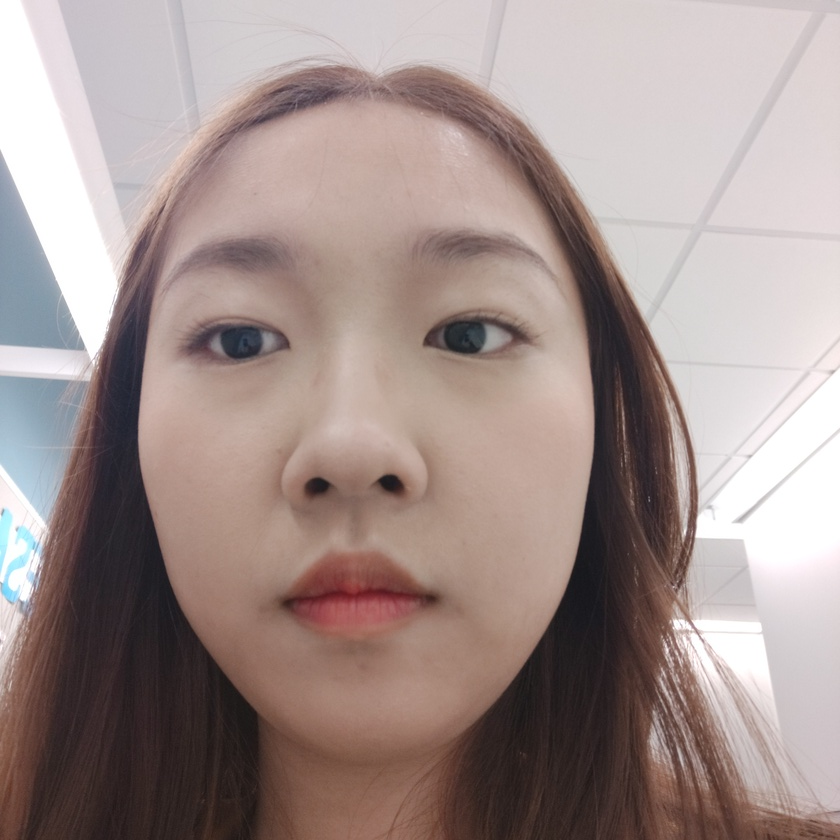
#> input picture yuechen6/wyc7.jpg, 840 x 840 px, shrunk from 4312 x 4312 before the run
$ jupyter execute --allow-errors 'Final Project.ipynb'   (older library calls are emulated)
#> lines starting #> are read from the running program, lines starting #| are printed output that depends on the picture; after the words box and inside, x2 and y2 are one past the last pixel; in counts of white or black regions, pixels touching at a corner belong together
[cell 1]
import numpy as np
import cv2 as cv
import matplotlib.pyplot as plt
face_cascade = cv.CascadeClassifier('C:\\Users\\wangy\\Anaconda2\\Lib\\site-packages\\cv2\\data\\haarcascade_frontalface_default.xml')
eye_cascade = cv.CascadeClassifier('C:\\Users\\wangy\\Anaconda2\\Lib\\site-packages\\cv2\\data\\haarcascade_eye.xml')
print ('fail: ', eye_cascade.empty(),(face_cascade.empty()))
imgEye = []
img = cv.imread('wyc7.jpg')
#> img is the input picture: shape (840, 840, 3); mean B, G, R 141.2, 144.7, 161.4
gray = cv.cvtColor(img, cv.COLOR_BGR2GRAY)
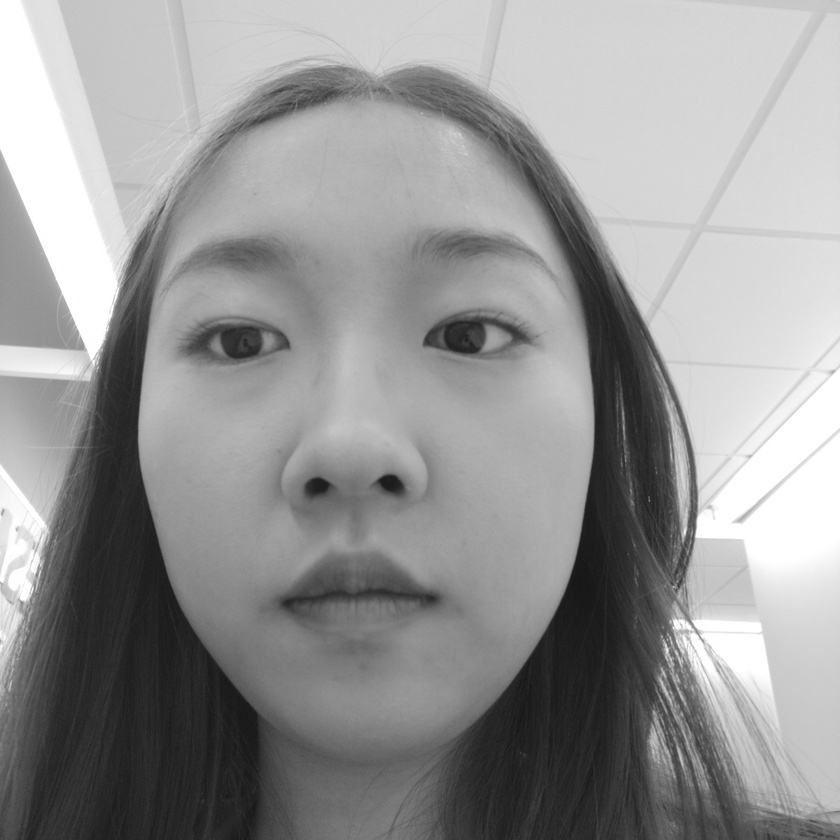
#> gray: shape (840, 840); min 21, max 255, mean 149.3
plt.imshow(gray,cmap='gray')

[cell 2]
faces = face_cascade.detectMultiScale(gray, 1.3, 5)
#> faces = [[64, 111, 599, 599]]

for (x,y,w,h) in faces:
    cv.rectangle(img,(x,y),(x+w,y+h),(255,0,0),2)
    roi_gray = gray[y:y+h, x:x+w]
    plt.imshow(roi_gray,cmap='gray')
    roi_color = img[y:y+h, x:x+w]
    eyes = eye_cascade.detectMultiScale(roi_gray)
    for (ex,ey,ew,eh) in eyes:
        cv.rectangle(roi_gray,(ex,ey),(ex+ew,ey+eh),(0,255,0),2)
        imgEye.append(roi_color[ey:ey+eh, ex:ex+ew])
        print((ex,ey,ew,eh))
        cropimg = roi_gray[ey:(ey+eh),ex:(ex+ew)]
#> this loop made 1 pass
#| (294, 344, 58, 58)
#| (111, 177, 107, 107)
#| (218, 350, 70, 70)
#| (332, 153, 138, 138)
#| (196, 395, 169, 169)
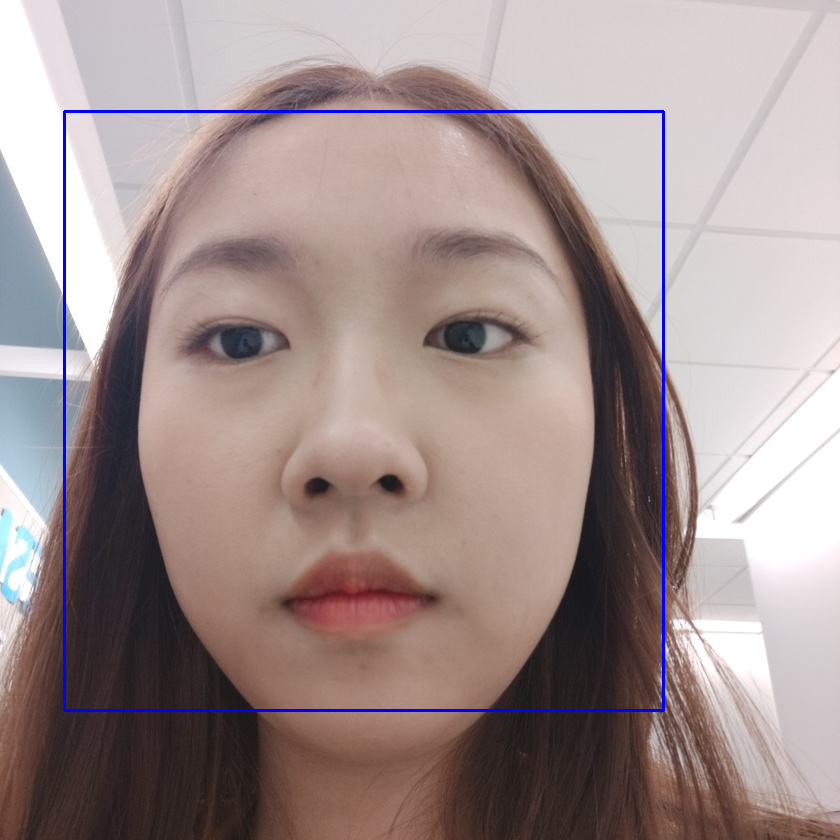
#> img: shape (840, 840, 3); 1.02% of pixels changed, all inside (x1, y1, x2, y2) = (63, 110, 665, 712)
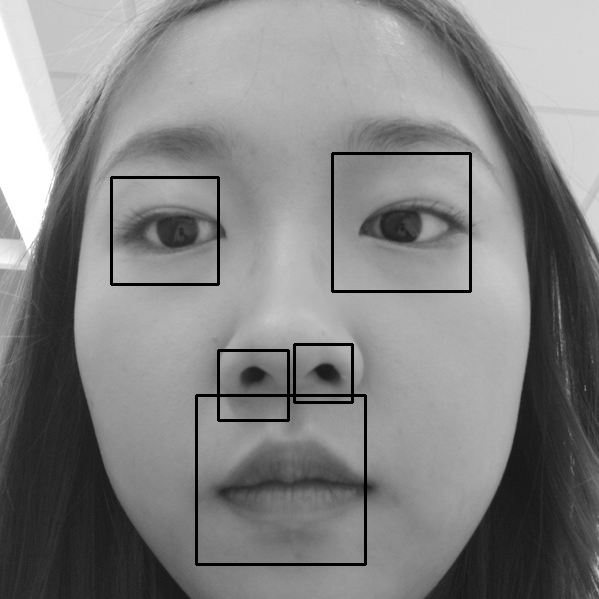
#> roi_gray: shape (599, 599); min 0, max 255, mean 131.4
#> after the loop, imgEye = 5 items
for i in range (len(imgEye)):
    plt.figure()
    plt.imshow(imgEye[i], cmap='gray')
#> this loop made 5 passes
plt.imshow(img,cmap='gray')
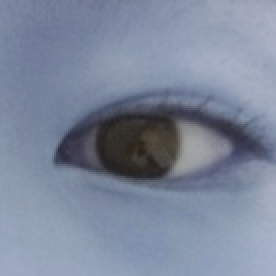
#> shown: shape (138, 138, 3) (shown 2 times larger); mean R, G, B 125.1, 135.5, 155.8
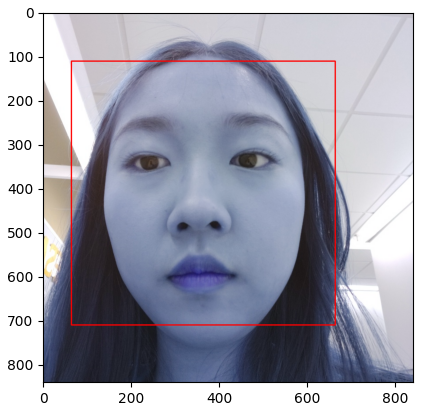
#> figure drawn by matplotlib, 1 panel; B, G, R data is drawn as R, G, B

[cell 3]
from scipy import signal

# eye corner filter
left_corner_filter = np.array([[-1, -1, -1, 1, 1, 1], [-1, -1, -1, -1, 1, 1],[-1, -1, -1, -1, -1, 1],[1,1,1,1,1,1]])
right_corner_filter = np.array([[1,1,1,-1,-1,-1],[1,1,-1,-1,-1,-1],[1,-1,-1,-1,-1,-1],[1,1,1,1,1,1]])

right_eye = cv.cvtColor(imgEye[0], cv.COLOR_BGR2GRAY)
left_eye = cv.cvtColor(imgEye[1], cv.COLOR_BGR2GRAY)
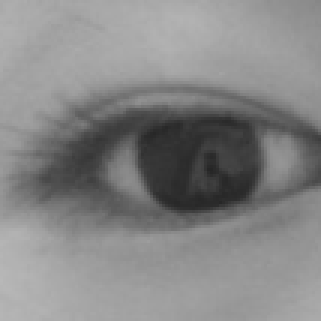
#> left_eye: shape (107, 107) (shown 3 times larger); min 37, max 184, mean 133.8
print(right_eye)
#> (printed output is left out)
print(np.argmax(right_eye))
#| 47

# right eye : imgEye[1]
# left eye : imgEye[2]
left_eye_l = left_eye[:,:np.int(left_eye.shape[1]*0.25)]
left_eye_r = left_eye[:,np.int(left_eye.shape[1]*0.25):]
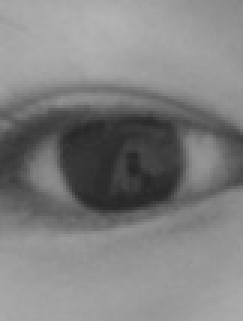
#> left_eye_r: shape (107, 81) (shown 3 times larger); min 37, max 179, mean 128.4

# [6 lines of commented-out code are left out]

right_eye_r = right_eye[:,np.int(right_eye.shape[1]*0.8):right_eye.shape[1]]
right_eye_l = right_eye[:,0:np.int(right_eye.shape[1]*0.8)]
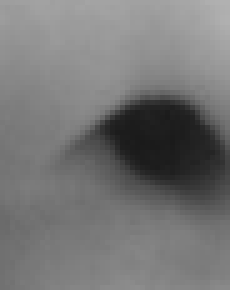
#> right_eye_l: shape (58, 46) (shown 5 times larger); min 26, max 177, mean 117.1

filtered_right = signal.convolve2d(right_eye_r, right_corner_filter,mode='valid')
plt.imshow(filtered_right,cmap='gray')
maxpr = np.array([(int) (np.argmax(filtered_right)/filtered_right.shape[1]), np.argmax(filtered_right)%filtered_right.shape[1]])
#> maxpr = [32, 0]
fig, ax = plt.subplots(1)
ax.imshow(filtered_right,cmap='gray')
ax.add_patch(plt.Circle((maxpr[1], maxpr[0]), radius=2, color='red'))
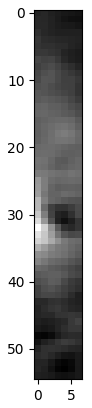
#> figure drawn by matplotlib, 1 panel

[cell 4]
lap_r = cv.Laplacian(right_eye,cv.CV_64F)
gradx_r = (cv.Sobel(right_eye_l,cv.CV_64F,1,0,ksize=5))
grady_r = cv.Sobel(right_eye_l,cv.CV_64F,0,1,ksize=5)
plt.imshow(gradx_r, cmap='gray')
grad_r = np.sqrt(gradx_r**2+grady_r**2)


# [7 lines of commented-out code are left out]

[cell 5]
d = right_eye*0.4
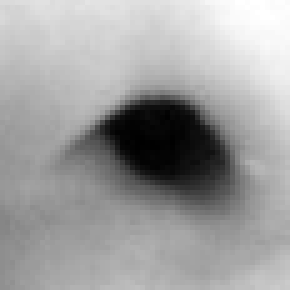
#> d: shape (58, 58) float64 (shown 5 times larger); min 10.4, max 72, mean 49; drawn with min black and max white

plt.figure()
fig, ax = plt.subplots(1)
#> (the rest of this cell did not finish here and is left out)

$ run again, with yuechen6/wyc2.jpg copied over yuechen6/wyc7.jpg
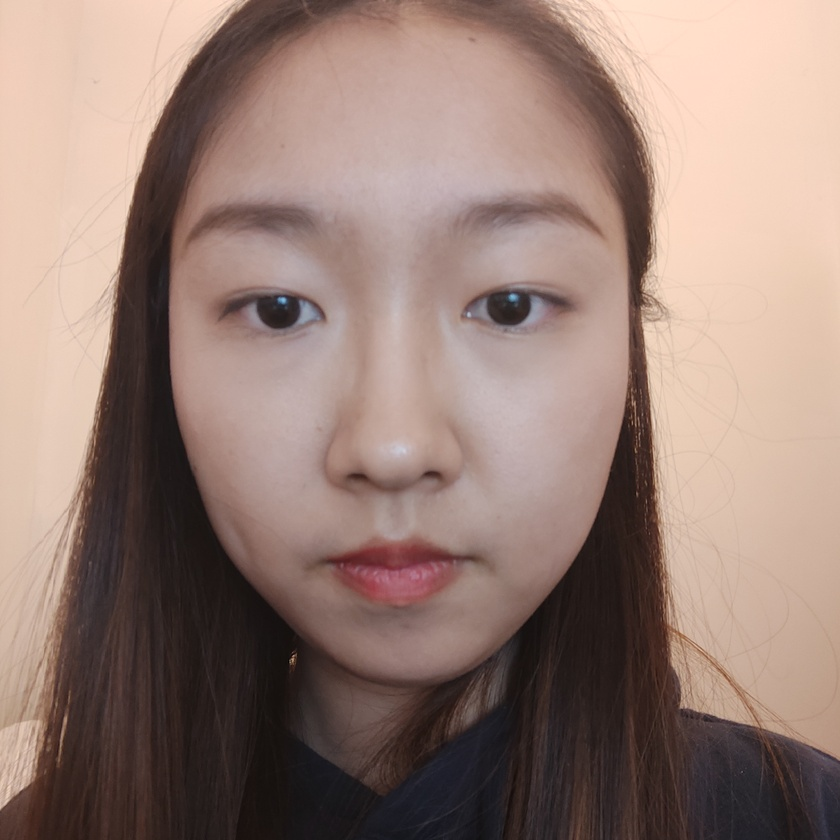
#> input picture yuechen6/wyc2.jpg, 840 x 840 px, shrunk from 4352 x 4352 before the run
#> img is the input picture: shape (840, 840, 3); mean B, G, R 117, 126.3, 150.5
#> faces = [[92, 69, 604, 604]]
#> the loop `for (x,y,w,h) in faces:` made 1 pass
#> (printed output is left out)
#> after the loop `for (x,y,w,h) in faces:`:
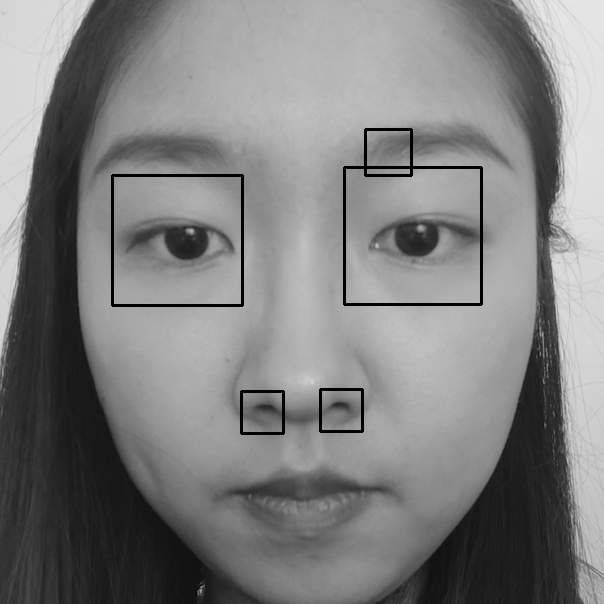
#> roi_gray: shape (604, 604); min 0, max 234, mean 127
#> after the loop `for (x,y,w,h) in faces:`: imgEye = 5 items
#> the loop `for i in range (len(imgEye)):` made 5 passes
#> (printed output is left out)
#| 41
#> filtered_right = 39 rows, first 6: [47, 42, 42, 47], [59, 57, 56, 56], [63, 61, 58, 56], [63, 59, 57, 54], [69, 67, 63, 59], [87, 81, 72, 67]
#> maxpr = [15, 0]
#> `d = right_eye*0.4`:
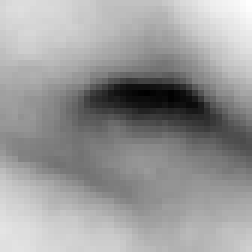
#> d: shape (42, 42) float64 (shown 6 times larger); min 15.6, max 65.2, mean 45.6; drawn with min black and max white

$ run again, with yuechen6/wyc3.jpg copied over yuechen6/wyc7.jpg
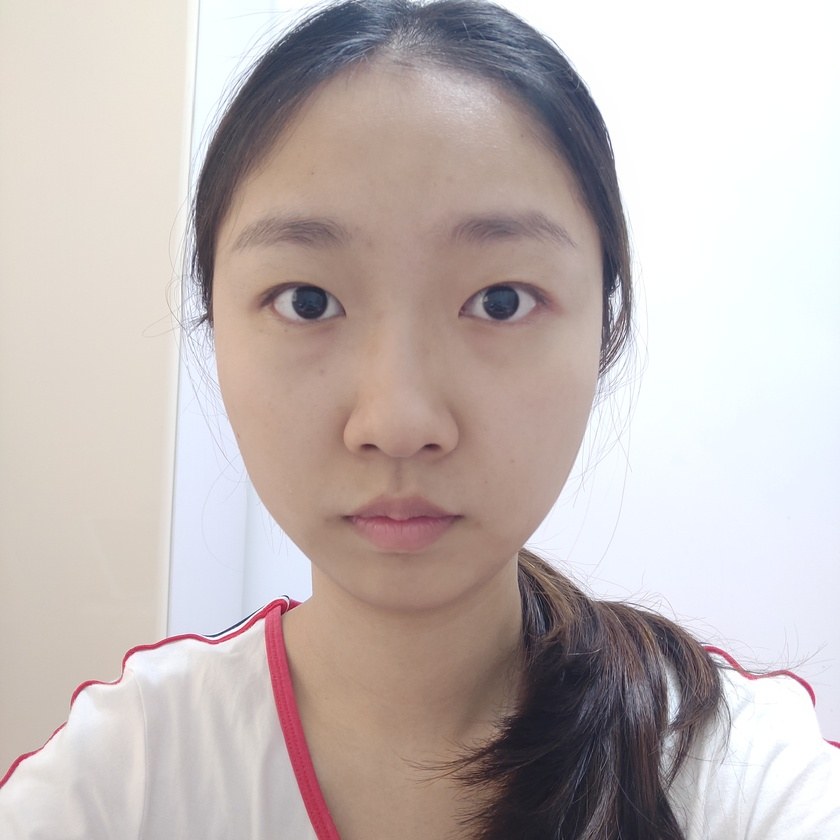
#> input picture yuechen6/wyc3.jpg, 840 x 840 px, shrunk from 4352 x 4352 before the run
#> img is the input picture: shape (840, 840, 3); mean B, G, R 182.1, 184.2, 194.7
#> faces = [[147, 94, 507, 507]]
#> the loop `for (x,y,w,h) in faces:` made 1 pass
#> (printed output is left out)
#> after the loop `for (x,y,w,h) in faces:`: imgEye = 3 items
#> the loop `for i in range (len(imgEye)):` made 3 passes
#> (printed output is left out)
#| 4730
#> maxpr = [57, 12]
#> `d = right_eye*0.4`:
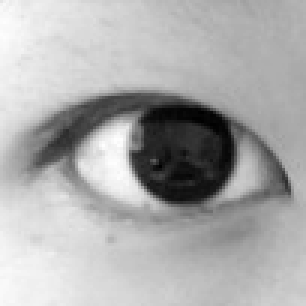
#> d: shape (102, 102) float64 (shown 3 times larger); min 15.6, max 74.8, mean 55.7; drawn with min black and max white
